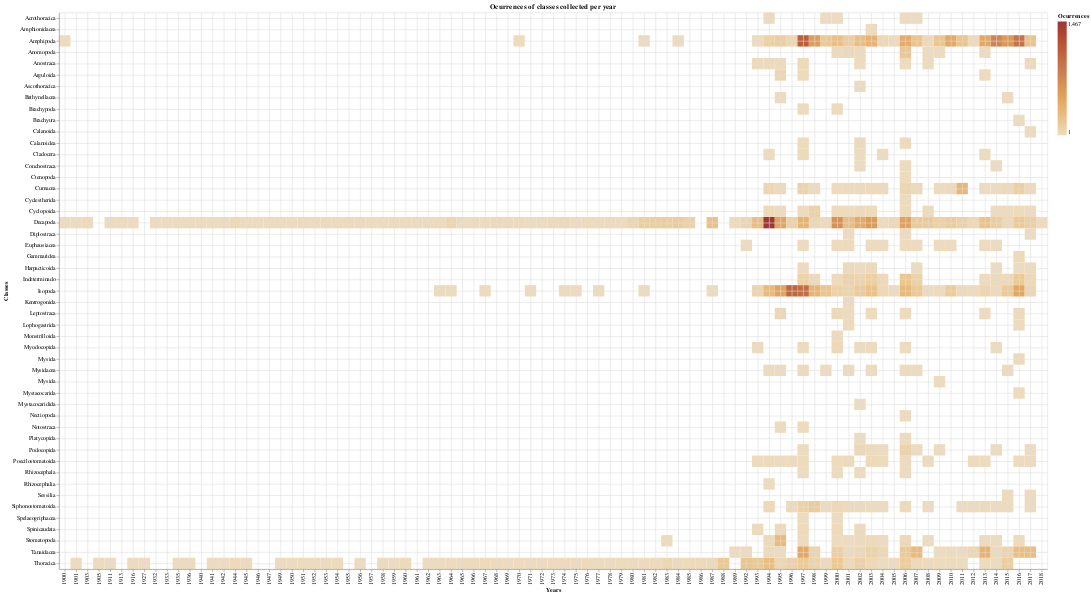

Here is the notebook cell this chart was saved with:
### Markdown cell above
To enhance this I should aggregate counts by month. Find out how to work with date_time calculations in pandas!

### Code cell
import numpy as np
import pandas as pd
import altair as alt
import datetime as dt
import math as mt
import array as arr

file_name = './data/db.csv'
crustaceas = pd.read_csv(file_name, sep=',', encoding='utf-8', index_col=False, low_memory=False)

# Table_Date = crustaceas[['Cataloged Date','Class1']]
# # Table_Date
# # print(Table_Date.loc[0,'Class1'])
# # print(Table_Date.size)
# d = []
# counter=0
# for row in Table_Date['Cataloged Date']:
# #     print(row)
#     if not str(row).find('/')==-1:
#         dates_values = str(row).split("/")
#         year = int(dates_values[0])
#         month = int(dates_values[1])
#         if (month>1) and (month<12):
#             #store the year and month in a datetime datatype for later sorting
#             dateRecord = dt.datetime(year,month,1)
# #         else:
# #             #if the month is not valid, then use 1/1/1 as the date
# #             dateRecord = dt.datetime(1,1,1)
# #     else:
# #         #if the date is nan, then use 1/1/1 as the date
# #         dateRecord = dt.datetime(1,1,1)         
#     d.append({'year':year, 'class':Table_Date.loc[counter,'Class1']})
#     counter = counter+1
# NewTable_Date = pd.DataFrame(d)
# NewTable_Date
Table_Date = crustaceas[['Cataloged Date','Class1','Order1','Kingdom']]
# Table_Date
# print(Table_Date.loc[0,'Class1'])
# print(Table_Date.size)
d = []
counter=0
for row in Table_Date['Cataloged Date']:
#     print(row)
    if not str(row).find('/')==-1:
        dates_values = str(row).split("/")
        year = int(dates_values[0])
        month = int(dates_values[1])
        if (month>1) and (month<12):
            #store the year and month in a datetime datatype for later sorting
            dateRecord = dt.datetime(year,month,1)
#         else:
#             #if the month is not valid, then use 1/1/1 as the date
#             dateRecord = dt.datetime(1,1,1)
#     else:
#         #if the date is nan, then use 1/1/1 as the date
#         dateRecord = dt.datetime(1,1,1)         
    d.append({'year':year, 'class':Table_Date.loc[counter,'Class1'], 'order':Table_Date.loc[counter,'Order1'],
              'kingdom':Table_Date.loc[counter,'Kingdom']})
    counter = counter+1
NewTable_Date = pd.DataFrame(d)
NewTable_Date

# e = []
# countam = 0
# for classSp in classes:
#     p = NewTable_Date.loc[NewTable_Date.loc[:,'class']==classSp,:]
# #     p.year.value_counts()
# #     print(p['class'])
#     numbers = p.year.value_counts(sort=False)
# #     print(p.year.value_counts(sort=False))
#     for oneyear in p.year.unique():
#         countam = countam + numbers.loc[oneyear]
#         e.append({'class':p['class'].unique()[0],'year':oneyear,'amount':numbers.loc[oneyear]})
# NewTable_Years = pd.DataFrame(e)
# NewTable_Years
# print(countam)
classes = NewTable_Date['order'].unique()

e = []
countam = 0
for classSp in classes:
    p = NewTable_Date.loc[NewTable_Date.loc[:,'order']==classSp,:]
#     p.year.value_counts()
#     print(p['class'])
    numbers = p.year.value_counts(sort=False)
#     print(p.year.value_counts(sort=False))
    for oneyear in p.year.unique():
        countam = countam + numbers.loc[oneyear]
        e.append({'order':p['order'].unique()[0],'kingdom':p.kingdom.unique()[0],'year':oneyear,'amount':numbers.loc[oneyear]})
NewTable_Years = pd.DataFrame(e)
# # NewTable_Years

# amount = NewTable_Date['year'].value_counts(sort=True)
# ordered_amount = amount.sort_index()
# F_amount=pd.DataFrame({'x': np.arange(ordered_amount.size), 'y': ordered_amount})
# width=1200,height=200,
alt.Chart(NewTable_Years,title='Ocurrences of classes collected per year',autosize='fit').mark_rect().encode(
    x= alt.X('year', type='nominal', title='Years',axis=alt.Axis(grid=True),),
    y= alt.Y('order', type='ordinal', title='Classes',axis=alt.Axis(grid=True)),
    color=alt.Color('amount', title='Ocurrences',scale=alt.Scale(scheme='browns'),)
)

### Figure 1 — Vega-Lite specification as saved in the notebook (floating-point values rounded to 4 significant figures; data arrays with more than 128 entries replaced by an {"elided": "..."} marker saying what was removed)
{"config": {"view": {"continuousWidth": 400, "continuousHeight": 300}}, "data": {"name": "data-c8fb2ab5ab392e8d0c5c165884f8c633"}, "mark": "rect", "autosize": "fit", "encoding": {"color": {"type": "quantitative", "field": "amount", "scale": {"scheme": "browns"}, "title": "Ocurrences"}, "x": {"type": "nominal", "axis": {"grid": true}, "field": "year", "title": "Years"}, "y": {"type": "ordinal", "axis": {"grid": true}, "field": "order", "title": "Classes"}}, "title": "Ocurrences of classes collected per year", "$schema": "https://vega.github.io/schema/vega-lite/v4.0.0.json", "datasets": {"data-c8fb2ab5ab392e8d0c5c165884f8c633": {"elided": "460 records"}}}
